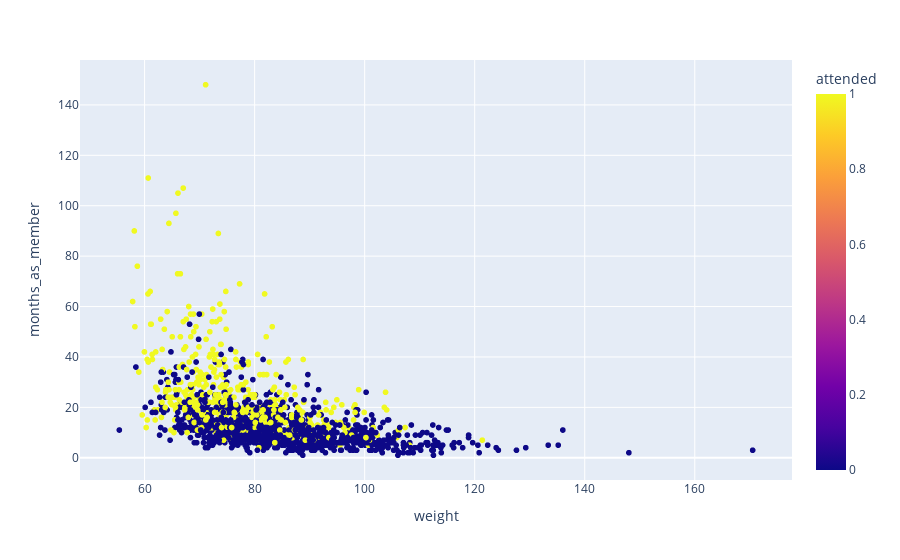

The cell this chart's notebook holds for it:
### Code cell
fig = px.scatter(data_frame=data, x=data.weight, y=data.months_as_member, color=data.attended)
fig.show()

### Figure 1 — Plotly figure (JSON) as saved in the notebook; plotly's stock layout.template omitted (floating-point values rounded to 4 significant figures; data arrays with more than 128 entries replaced by an {"elided": "..."} marker saying what was removed)
{"data": [{"hovertemplate": "weight=%{x}<br>months_as_member=%{y}<br>attended=%{marker.color}<extra></extra>", "legendgroup": "", "marker": {"color": {"elided": "1500 int values"}, "coloraxis": "coloraxis", "symbol": "circle"}, "mode": "markers", "name": "", "showlegend": false, "type": "scattergl", "x": {"elided": "1500 float values"}, "xaxis": "x", "y": {"elided": "1500 int values"}, "yaxis": "y"}], "layout": {"coloraxis": {"colorbar": {"title": {"text": "attended"}}, "colorscale": [[0, "#0d0887"], [0.1111, "#46039f"], [0.2222, "#7201a8"], [0.3333, "#9c179e"], [0.4444, "#bd3786"], [0.5556, "#d8576b"], [0.6667, "#ed7953"], [0.7778, "#fb9f3a"], [0.8889, "#fdca26"], [1, "#f0f921"]]}, "legend": {"tracegroupgap": 0}, "margin": {"t": 60}, "xaxis": {"anchor": "y", "domain": [0, 1], "title": {"text": "weight"}}, "yaxis": {"anchor": "x", "domain": [0, 1], "title": {"text": "months_as_member"}}}}
